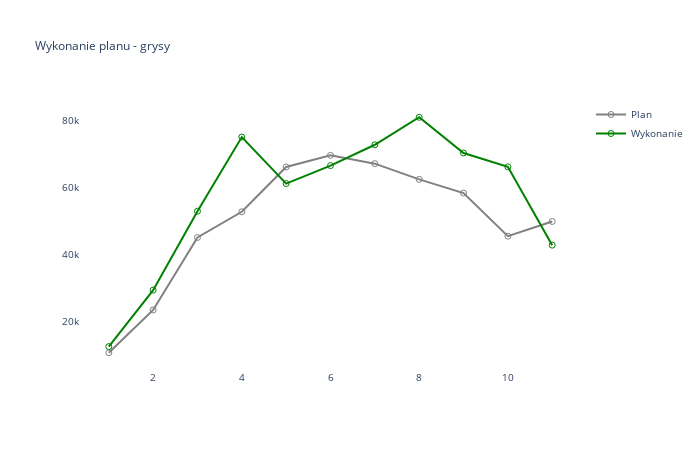

Source (notebook cell):
### Markdown cell above
#### Asortyment - grysy

### Code cell
t_sprzedaz_temp=t_sprzedaz_p[t_sprzedaz_p['TYP']=='GRYSY'].copy()
t_wykres=t_sprzedaz_temp.groupby(['M'],as_index=False)[['P_Ile','W_Ile']].sum()
t_wykres=t_wykres[t_wykres['M']<=msc]
#t_wykres['P_Ile']=t_wykres['P_Ile'].cumsum()
#t_wykres['W_Ile']=t_wykres['W_Ile'].cumsum()

fig=make_subplots(rows=1,cols=1)
fig.add_trace(go.Scatter(x=t_wykres['M'], y=t_wykres['P_Ile'],  marker_symbol='circle-open',name="Plan",line= {"color": "gray", "width": 2}),row=1,col=1)
fig.add_trace(go.Scatter(x=t_wykres['M'], y=t_wykres['W_Ile'],  marker_symbol='circle-open',name="Wykonanie",line= {"color": "green", "width": 2}),row=1,col=1)
fig.update_layout(title_text='Wykonanie planu - grysy')
fig.update_layout(plot_bgcolor='#FFFFFF',font_size=10,title_font_size=12,width=700, height=450)
fig.write_image(IMAGES / '8_Grysy_Wykonanie_Planu.png')
fig.show()

### Figure 1 — Plotly figure (JSON) as saved in the notebook; plotly's stock layout.template omitted (floating-point values rounded to 4 significant figures)
{"data": [{"line": {"color": "gray", "width": 2}, "marker": {"symbol": "circle-open"}, "name": "Plan", "type": "scatter", "x": [1, 2, 3, 4, 5, 6, 7, 8, 9, 10, 11], "xaxis": "x", "y": [10500, 23300, 45000, 52700, 66100, 69600, 67100, 62400, 58300, 45400, 49800], "yaxis": "y"}, {"line": {"color": "green", "width": 2}, "marker": {"symbol": "circle-open"}, "name": "Wykonanie", "type": "scatter", "x": [1, 2, 3, 4, 5, 6, 7, 8, 9, 10, 11], "xaxis": "x", "y": [12350.0, 29250.0, 52870.0, 75070.0, 61140.0, 66520.0, 72760.0, 81000.0, 70300.0, 66160.0, 42710.0], "yaxis": "y"}], "layout": {"font": {"size": 10}, "height": 450, "plot_bgcolor": "#FFFFFF", "title": {"font": {"size": 12}, "text": "Wykonanie planu - grysy"}, "width": 700, "xaxis": {"anchor": "y", "autorange": true, "domain": [0, 1], "range": [0.3499, 11.65], "type": "linear"}, "yaxis": {"anchor": "x", "autorange": true, "domain": [0, 1], "range": [5336.0, 86160.0], "type": "linear"}}}
